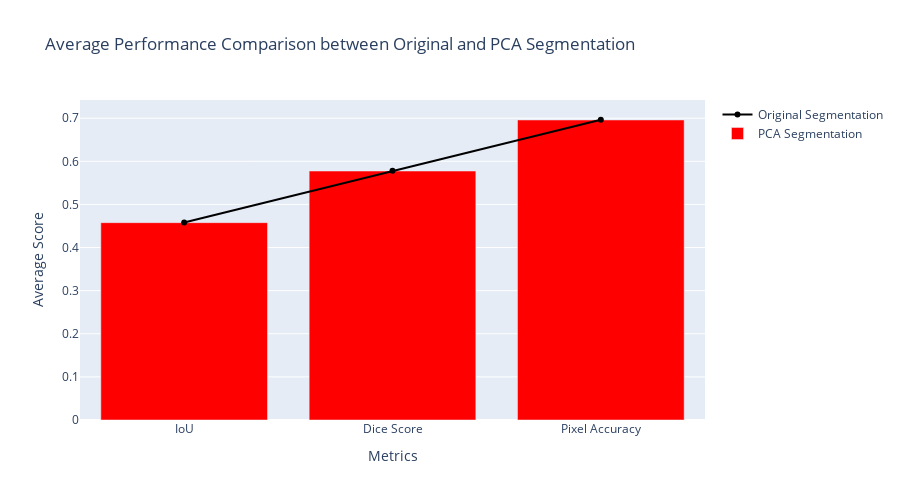

Notebook source saved alongside this figure:
### Code cell
fig = go.Figure()

fig.add_trace(go.Line(
    x=metrics_labels,
    y=avg_metrics_original,
    name='Original Segmentation',
    marker_color='black'
))

fig.add_trace(go.Bar(
    x=metrics_labels,
    y=avg_metrics_pca,
    name='PCA Segmentation',
    marker_color='red'
))

fig.update_layout(
    title="Average Performance Comparison between Original and PCA Segmentation",
    xaxis_title="Metrics",
    yaxis_title="Average Score",
    barmode='group',
    height=500
)

fig.show()

### Figure 1 — Plotly figure (JSON) as saved in the notebook; plotly's stock layout.template omitted (floating-point values rounded to 4 significant figures)
{"data": [{"marker": {"color": "black"}, "name": "Original Segmentation", "type": "scatter", "x": ["IoU", "Dice Score", "Pixel Accuracy"], "y": [0.4579, 0.5779, 0.6964]}, {"marker": {"color": "red"}, "name": "PCA Segmentation", "type": "bar", "x": ["IoU", "Dice Score", "Pixel Accuracy"], "y": [0.4577, 0.5774, 0.6959]}], "layout": {"barmode": "group", "height": 500, "title": {"text": "Average Performance Comparison between Original and PCA Segmentation"}, "xaxis": {"title": {"text": "Metrics"}}, "yaxis": {"title": {"text": "Average Score"}}}}
